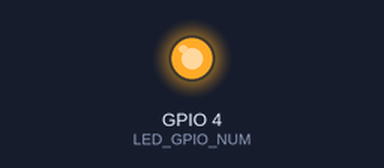
Recording of a program running on a simulated ESP32. Shown: output pins drawn as LEDs (lit = HIGH). WiFi joins after 1.5 s; servers stay silent unless stated; the camera gives no picture; what the program prints to the serial monitor is not drawn.

Above: at 2.33 s.
At 4.4 s:
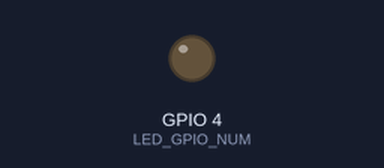
Timing chart, 0 to 7.8 s (numbered marks = the images above):
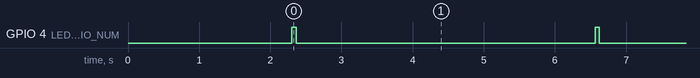

The program:

main.cpp
```cpp
#include <Arduino.h>

#include "WiFi.h"
#include "esp_camera.h"
#include "camera_pins.h"

const char *ssid = "Airtel_swap_4913";
const char *password = "air21116";

String serverName = "192.168.1.6";
const int serverPort = 3000;
String serverPath = "/upload";
String fileName = "ESP32-001";

// the below mentioned array contains 8 times RDDL: "CAMMCAMMCAMMCAMMCAMMCAMMCAMMCAMM";
uint8_t private_key_machine_id[32] = {
    0x43,
    0x41,
    0x4d,
    0x4d,
    0x43,
    0x41,
    0x4d,
    0x4d,
    0x43,
    0x41,
    0x4d,
    0x4d,
    0x43,
    0x41,
    0x4d,
    0x4d,
    0x43,
    0x41,
    0x4d,
    0x4d,
    0x43,
    0x41,
    0x4d,
    0x4d,
    0x43,
    0x41,
    0x4d,
    0x4d,
    0x43,
    0x41,
    0x4d,
    0x4d,
};

const int pictureInterval = 60000; // time between each image (in milliseconds)
unsigned long latestPicture = 0;

camera_config_t config;
int camera_init_fail = 0;

WiFiClient client;

void setup()
{
  Serial.begin(115200);
  pinMode(LED_GPIO_NUM, OUTPUT);

  WiFi.begin(ssid, password);
  WiFi.setSleep(false);

  while (WiFi.status() != WL_CONNECTED)
  {
    delay(1000);
    Serial.print(".");
  }
  Serial.println("");
  Serial.println("Wifi Connected");

  config.ledc_channel = LEDC_CHANNEL_0;
  config.ledc_timer = LEDC_TIMER_0;
  config.pin_d0 = Y2_GPIO_NUM;
  config.pin_d1 = Y3_GPIO_NUM;
  config.pin_d2 = Y4_GPIO_NUM;
  config.pin_d3 = Y5_GPIO_NUM;
  config.pin_d4 = Y6_GPIO_NUM;
  config.pin_d5 = Y7_GPIO_NUM;
  config.pin_d6 = Y8_GPIO_NUM;
  config.pin_d7 = Y9_GPIO_NUM;
  config.pin_xclk = XCLK_GPIO_NUM;
  config.pin_pclk = PCLK_GPIO_NUM;
  config.pin_vsync = VSYNC_GPIO_NUM;
  config.pin_href = HREF_GPIO_NUM;
  config.pin_sccb_sda = SIOD_GPIO_NUM;
  config.pin_sccb_scl = SIOC_GPIO_NUM;
  config.pin_pwdn = PWDN_GPIO_NUM;
  config.pin_reset = RESET_GPIO_NUM;
  config.xclk_freq_hz = 20000000;
  config.pixel_format = PIXFORMAT_JPEG;
  config.frame_size = FRAMESIZE_HD;
  config.jpeg_quality = 1;
  config.fb_count = 2;

  esp_err_t err = esp_camera_init(&config);

  if (err != ESP_OK)
  {
    camera_init_fail = 1;
    Serial.printf("Camera init failed with error 0x%x", err);
    Serial.println("");
  }

  sensor_t *s = esp_camera_sensor_get();
  if (s->id.PID == OV3660_PID)
  {
    s->set_vflip(s, 1);
    s->set_brightness(s, 1);
    s->set_saturation(s, -2);
  }
  s->set_framesize(s, FRAMESIZE_QVGA);
}

void loop()
{

  if (!camera_init_fail)
  {
    digitalWrite(LED_GPIO_NUM, HIGH);
    Serial.println("Taking picture ...");

    camera_fb_t *fb = esp_camera_fb_get();

    digitalWrite(LED_GPIO_NUM, LOW);

    Serial.println("Took a picture of size: ");
    Serial.println(fb->len);

    if (client.connect(serverName.c_str(), serverPort))
    {

      Serial.println("Connection successful!");
      String boundary = "--MK--";
      String head = "--" + boundary + "\r\nContent-Disposition: form-data; name=\"image\"; filename=\"" + fileName + ".jpg\"\r\nContent-Type: image/jpeg\r\n\r\n";
      String tail = "\r\n--" + boundary + "--\r\n";

      uint32_t imageLen = fb->len;
      uint32_t totalLen = imageLen + head.length() + tail.length();

      Serial.println("Sending Image...");

      client.println("POST " + serverPath + " HTTP/1.1");
      client.println("Host: " + serverName);
      client.println("Content-Length: " + String(totalLen));
      client.println("Content-Type: multipart/form-data; boundary=" + boundary);
      client.println();
      client.print(head);

      uint8_t *fbBuf = fb->buf;
      size_t fbLen = fb->len;
      size_t bufferSize = 1024;
      for (size_t n = 0; n < fbLen; n += bufferSize)
      {
        size_t remaining = fbLen - n;
        size_t chunkSize = remaining < bufferSize ? remaining : bufferSize;
        client.write(fbBuf + n, chunkSize);
      }
      client.print(tail);
      client.stop();

      esp_camera_fb_return(fb);
    }
  }
  else
  {
    Serial.println("Camera failed to init");
  }

  Serial.println((char *)private_key_machine_id);

  delay(4000);
}
```

camera_pins.h
```cpp
#ifndef _CAMERA_PINS_H_
#define _CAMERA_PINS_H_

// AI Thinker ESP32-CAM Pin Definition
#define PWDN_GPIO_NUM  32
#define RESET_GPIO_NUM -1
#define XCLK_GPIO_NUM  0
#define SIOD_GPIO_NUM  26
#define SIOC_GPIO_NUM  27

#define Y9_GPIO_NUM    35
#define Y8_GPIO_NUM    34
#define Y7_GPIO_NUM    39
#define Y6_GPIO_NUM    36
#define Y5_GPIO_NUM    21
#define Y4_GPIO_NUM    19
#define Y3_GPIO_NUM    18
#define Y2_GPIO_NUM    5
#define VSYNC_GPIO_NUM 25
#define HREF_GPIO_NUM  23
#define PCLK_GPIO_NUM  22

// 4 for flash led or 33 for normal led
#define LED_GPIO_NUM   4

#endif /* _CAMERA_PINS_H_ */
```

Measured:
- by itself, GPIO 4 (LED_GPIO_NUM): alternates HIGH for 0.06 s and LOW for 4.2 s
